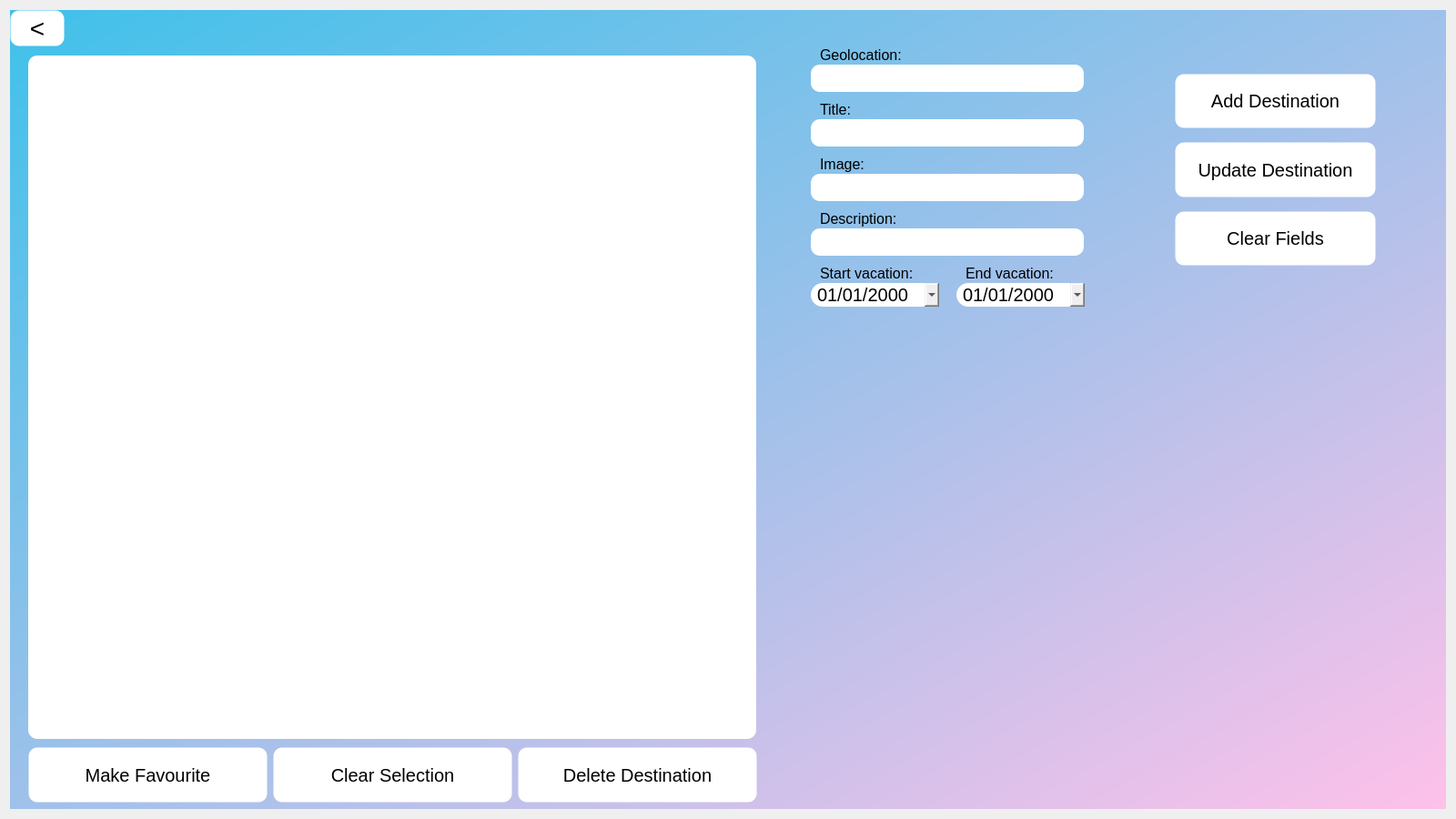
<?xml version="1.0" encoding="UTF-8"?>
<ui version="4.0">
 <class>Dialog</class>
 <widget class="QDialog" name="Dialog">
  <property name="geometry">
   <rect>
    <x>0</x>
    <y>0</y>
    <width>1600</width>
    <height>900</height>
   </rect>
  </property>
  <property name="windowTitle">
   <string>Dialog</string>
  </property>
  <layout class="QHBoxLayout" name="horizontalLayout">
   <item>
    <widget class="QWidget" name="bg_widget" native="true">
     <property name="styleSheet">
      <string notr="true">QWidget#bg_widget{
background-color: qlineargradient(spread:pad, x1:0, y1:0, x2:1, y2:1, stop:0 rgba(63, 193, 234, 255), stop:1 rgba(255, 193, 234, 255));
}</string>
     </property>
     <widget class="QListWidget" name="private_list_view">
      <property name="geometry">
       <rect>
        <x>20</x>
        <y>50</y>
        <width>800</width>
        <height>751</height>
       </rect>
      </property>
      <property name="focusPolicy">
       <enum>Qt::StrongFocus</enum>
      </property>
      <property name="styleSheet">
       <string notr="true">QListView {
	border: none;
	outline: none;
	border-radius: 10px;
   	background-color: white;
   	padding: 10px;
}
QListView::item {
   	border: none;
	border-radius: 10px;
   	padding: 10px;
}
QListView::item:selected {
   	border: none;
   	border-radius: 10px;
   	color: black;
	background-color: qlineargradient(spread:pad, x1:0, y1:0, x2:1, y2:1, stop:0 rgba(63, 193, 234, 255), stop:1 rgba(255, 193, 234, 255));
	/*background-color: #f0f0f0;*/
}
QListView::item:hover {
   	border: none;
   	border-radius: 10px;
   	color: black;
	background-color: qlineargradient(spread:pad, x1:0, y1:0, x2:1, y2:1, stop:0 rgba(63, 193, 234, 255), stop:1 rgba(255, 193, 234, 255));
}</string>
      </property>
      <property name="frameShape">
       <enum>QFrame::NoFrame</enum>
      </property>
      <property name="lineWidth">
       <number>1</number>
      </property>
      <property name="selectionMode">
       <enum>QAbstractItemView::SingleSelection</enum>
      </property>
      <property name="selectionBehavior">
       <enum>QAbstractItemView::SelectRows</enum>
      </property>
      <property name="selectionRectVisible">
       <bool>false</bool>
      </property>
     </widget>
     <widget class="QDateEdit" name="start_date_picker">
      <property name="geometry">
       <rect>
        <x>880</x>
        <y>300</y>
        <width>141</width>
        <height>26</height>
       </rect>
      </property>
      <property name="styleSheet">
       <string notr="true">QDateEdit{
	border-width: 0px;
	border-style: solid;
	border-radius: 13px;
	font-size: 20px;
	color: black;
	padding-left: 5px;
}
QDateEdit::drop-down {
	image: url(:/drop_down_icon/drop_down.png);
	width: 26px;
	height: 26px;
}</string>
      </property>
      <property name="displayFormat">
       <string>dd/MM/yyyy</string>
      </property>
      <property name="calendarPopup">
       <bool>true</bool>
      </property>
     </widget>
     <widget class="QLineEdit" name="geolocation_line_edit">
      <property name="geometry">
       <rect>
        <x>880</x>
        <y>60</y>
        <width>300</width>
        <height>30</height>
       </rect>
      </property>
      <property name="styleSheet">
       <string notr="true">background-color: #fff;
border-width: 0px;
border-style: solid;
border-radius: 10px;
font-size: 20px;
padding-left: 10px;</string>
      </property>
     </widget>
     <widget class="QLabel" name="label">
      <property name="geometry">
       <rect>
        <x>890</x>
        <y>40</y>
        <width>101</width>
        <height>20</height>
       </rect>
      </property>
      <property name="styleSheet">
       <string notr="true">color: black;
font-size: 16px;</string>
      </property>
      <property name="text">
       <string>&lt;html&gt;&lt;head/&gt;&lt;body&gt;&lt;p&gt;Geolocation:&lt;/p&gt;&lt;/body&gt;&lt;/html&gt;</string>
      </property>
     </widget>
     <widget class="QLabel" name="label_2">
      <property name="geometry">
       <rect>
        <x>890</x>
        <y>100</y>
        <width>41</width>
        <height>20</height>
       </rect>
      </property>
      <property name="styleSheet">
       <string notr="true">color: black;
font-size: 16px;</string>
      </property>
      <property name="text">
       <string>&lt;html&gt;&lt;head/&gt;&lt;body&gt;&lt;p&gt;Title:&lt;/p&gt;&lt;/body&gt;&lt;/html&gt;</string>
      </property>
     </widget>
     <widget class="QLineEdit" name="title_line_edit">
      <property name="geometry">
       <rect>
        <x>880</x>
        <y>120</y>
        <width>300</width>
        <height>30</height>
       </rect>
      </property>
      <property name="styleSheet">
       <string notr="true">background-color: #fff;
border-width: 0px;
border-style: solid;
border-radius: 10px;
font-size: 20px;
padding-left: 10px;</string>
      </property>
     </widget>
     <widget class="QLineEdit" name="image_line_edit">
      <property name="geometry">
       <rect>
        <x>880</x>
        <y>180</y>
        <width>300</width>
        <height>30</height>
       </rect>
      </property>
      <property name="styleSheet">
       <string notr="true">background-color: #fff;
border-width: 0px;
border-style: solid;
border-radius: 10px;
font-size: 20px;
padding-left: 10px;</string>
      </property>
     </widget>
     <widget class="QLineEdit" name="description_line_edit">
      <property name="geometry">
       <rect>
        <x>880</x>
        <y>240</y>
        <width>300</width>
        <height>30</height>
       </rect>
      </property>
      <property name="styleSheet">
       <string notr="true">background-color: #fff;
border-width: 0px;
border-style: solid;
border-radius: 10px;
font-size: 20px;
padding-left: 10px;</string>
      </property>
     </widget>
     <widget class="QLabel" name="label_3">
      <property name="geometry">
       <rect>
        <x>890</x>
        <y>160</y>
        <width>51</width>
        <height>20</height>
       </rect>
      </property>
      <property name="styleSheet">
       <string notr="true">color: black;
font-size: 16px;</string>
      </property>
      <property name="text">
       <string>&lt;html&gt;&lt;head/&gt;&lt;body&gt;&lt;p&gt;Image:&lt;/p&gt;&lt;/body&gt;&lt;/html&gt;</string>
      </property>
     </widget>
     <widget class="QLabel" name="label_4">
      <property name="geometry">
       <rect>
        <x>890</x>
        <y>220</y>
        <width>91</width>
        <height>20</height>
       </rect>
      </property>
      <property name="styleSheet">
       <string notr="true">color: black;
font-size: 16px;</string>
      </property>
      <property name="text">
       <string>&lt;html&gt;&lt;head/&gt;&lt;body&gt;&lt;p&gt;Description:&lt;/p&gt;&lt;/body&gt;&lt;/html&gt;</string>
      </property>
     </widget>
     <widget class="QLabel" name="label_5">
      <property name="geometry">
       <rect>
        <x>890</x>
        <y>280</y>
        <width>111</width>
        <height>20</height>
       </rect>
      </property>
      <property name="styleSheet">
       <string notr="true">color: black;
font-size: 16px;</string>
      </property>
      <property name="text">
       <string>&lt;html&gt;&lt;head/&gt;&lt;body&gt;&lt;p&gt;Start vacation:&lt;/p&gt;&lt;/body&gt;&lt;/html&gt;</string>
      </property>
     </widget>
     <widget class="QDateEdit" name="end_date_picker">
      <property name="geometry">
       <rect>
        <x>1040</x>
        <y>300</y>
        <width>141</width>
        <height>26</height>
       </rect>
      </property>
      <property name="styleSheet">
       <string notr="true">QDateEdit{
	border-width: 0px;
	border-style: solid;
	border-radius: 13px;
	font-size: 20px;
	color: black;
	padding-left: 5px;
}
QDateEdit::drop-down {
	image: url(:/drop_down_icon/drop_down.png);
	width: 26px;
	height: 26px;
}</string>
      </property>
      <property name="displayFormat">
       <string>dd/MM/yyyy</string>
      </property>
      <property name="calendarPopup">
       <bool>true</bool>
      </property>
     </widget>
     <widget class="QLabel" name="label_6">
      <property name="geometry">
       <rect>
        <x>1050</x>
        <y>280</y>
        <width>101</width>
        <height>20</height>
       </rect>
      </property>
      <property name="styleSheet">
       <string notr="true">color: black;
font-size: 16px;</string>
      </property>
      <property name="text">
       <string>&lt;html&gt;&lt;head/&gt;&lt;body&gt;&lt;p&gt;End vacation:&lt;/p&gt;&lt;/body&gt;&lt;/html&gt;</string>
      </property>
     </widget>
     <widget class="QPushButton" name="back">
      <property name="geometry">
       <rect>
        <x>0</x>
        <y>0</y>
        <width>60</width>
        <height>40</height>
       </rect>
      </property>
      <property name="styleSheet">
       <string notr="true">background-color: rgb(255, 255, 255);
border-width: 1px;
border-style: solid;
border-radius: 10px;
font-size: 28px;</string>
      </property>
      <property name="text">
       <string>&lt;</string>
      </property>
     </widget>
     <widget class="QLabel" name="show_image">
      <property name="geometry">
       <rect>
        <x>880</x>
        <y>360</y>
        <width>640</width>
        <height>480</height>
       </rect>
      </property>
      <property name="sizePolicy">
       <sizepolicy hsizetype="Ignored" vsizetype="Ignored">
        <horstretch>0</horstretch>
        <verstretch>0</verstretch>
       </sizepolicy>
      </property>
      <property name="text">
       <string/>
      </property>
      <property name="alignment">
       <set>Qt::AlignCenter</set>
      </property>
      <property name="openExternalLinks">
       <bool>true</bool>
      </property>
     </widget>
     <widget class="QWidget" name="horizontalLayoutWidget">
      <property name="geometry">
       <rect>
        <x>20</x>
        <y>810</y>
        <width>801</width>
        <height>61</height>
       </rect>
      </property>
      <layout class="QHBoxLayout" name="horizontalLayout_2">
       <property name="sizeConstraint">
        <enum>QLayout::SetNoConstraint</enum>
       </property>
       <item>
        <widget class="QPushButton" name="make_favourite_button">
         <property name="sizePolicy">
          <sizepolicy hsizetype="Ignored" vsizetype="Ignored">
           <horstretch>0</horstretch>
           <verstretch>0</verstretch>
          </sizepolicy>
         </property>
         <property name="styleSheet">
          <string notr="true">background-color: rgb(255, 255, 255);
border-width: 1px;
border-style: solid;
border-radius: 10px;
font-size: 20px;</string>
         </property>
         <property name="text">
          <string>Make Favourite</string>
         </property>
        </widget>
       </item>
       <item>
        <widget class="QPushButton" name="clear_selection_button">
         <property name="sizePolicy">
          <sizepolicy hsizetype="Ignored" vsizetype="Ignored">
           <horstretch>0</horstretch>
           <verstretch>0</verstretch>
          </sizepolicy>
         </property>
         <property name="styleSheet">
          <string notr="true">background-color: rgb(255, 255, 255);
border-width: 1px;
border-style: solid;
border-radius: 10px;
font-size: 20px;</string>
         </property>
         <property name="text">
          <string>Clear Selection</string>
         </property>
        </widget>
       </item>
       <item>
        <widget class="QPushButton" name="delete_button">
         <property name="sizePolicy">
          <sizepolicy hsizetype="Ignored" vsizetype="Ignored">
           <horstretch>0</horstretch>
           <verstretch>0</verstretch>
          </sizepolicy>
         </property>
         <property name="styleSheet">
          <string notr="true">background-color: rgb(255, 255, 255);
border-width: 1px;
border-style: solid;
border-radius: 10px;
font-size: 20px;</string>
         </property>
         <property name="text">
          <string>Delete Destination</string>
         </property>
        </widget>
       </item>
      </layout>
     </widget>
     <widget class="QWidget" name="verticalLayoutWidget">
      <property name="geometry">
       <rect>
        <x>1280</x>
        <y>70</y>
        <width>221</width>
        <height>211</height>
       </rect>
      </property>
      <layout class="QVBoxLayout" name="verticalLayout">
       <property name="spacing">
        <number>15</number>
       </property>
       <item>
        <widget class="QPushButton" name="add_button">
         <property name="sizePolicy">
          <sizepolicy hsizetype="Ignored" vsizetype="Ignored">
           <horstretch>0</horstretch>
           <verstretch>0</verstretch>
          </sizepolicy>
         </property>
         <property name="styleSheet">
          <string notr="true">background-color: rgb(255, 255, 255);
border-width: 1px;
border-style: solid;
border-radius: 10px;
font-size: 20px;</string>
         </property>
         <property name="text">
          <string>Add Destination</string>
         </property>
        </widget>
       </item>
       <item>
        <widget class="QPushButton" name="update_button">
         <property name="sizePolicy">
          <sizepolicy hsizetype="Ignored" vsizetype="Ignored">
           <horstretch>0</horstretch>
           <verstretch>0</verstretch>
          </sizepolicy>
         </property>
         <property name="styleSheet">
          <string notr="true">background-color: rgb(255, 255, 255);
border-width: 1px;
border-style: solid;
border-radius: 10px;
font-size: 20px;</string>
         </property>
         <property name="text">
          <string>Update Destination</string>
         </property>
        </widget>
       </item>
       <item>
        <widget class="QPushButton" name="clear_fields_button">
         <property name="sizePolicy">
          <sizepolicy hsizetype="Ignored" vsizetype="Ignored">
           <horstretch>0</horstretch>
           <verstretch>0</verstretch>
          </sizepolicy>
         </property>
         <property name="styleSheet">
          <string notr="true">background-color: rgb(255, 255, 255);
border-width: 1px;
border-style: solid;
border-radius: 10px;
font-size: 20px;</string>
         </property>
         <property name="text">
          <string>Clear Fields</string>
         </property>
        </widget>
       </item>
      </layout>
     </widget>
    </widget>
   </item>
  </layout>
 </widget>
 <tabstops>
  <tabstop>geolocation_line_edit</tabstop>
  <tabstop>title_line_edit</tabstop>
  <tabstop>image_line_edit</tabstop>
  <tabstop>description_line_edit</tabstop>
  <tabstop>start_date_picker</tabstop>
  <tabstop>end_date_picker</tabstop>
  <tabstop>add_button</tabstop>
  <tabstop>update_button</tabstop>
  <tabstop>private_list_view</tabstop>
  <tabstop>back</tabstop>
 </tabstops>
 <resources>
  <include location="images/drop_down_icon.qrc"/>
 </resources>
 <connections/>
</ui>
